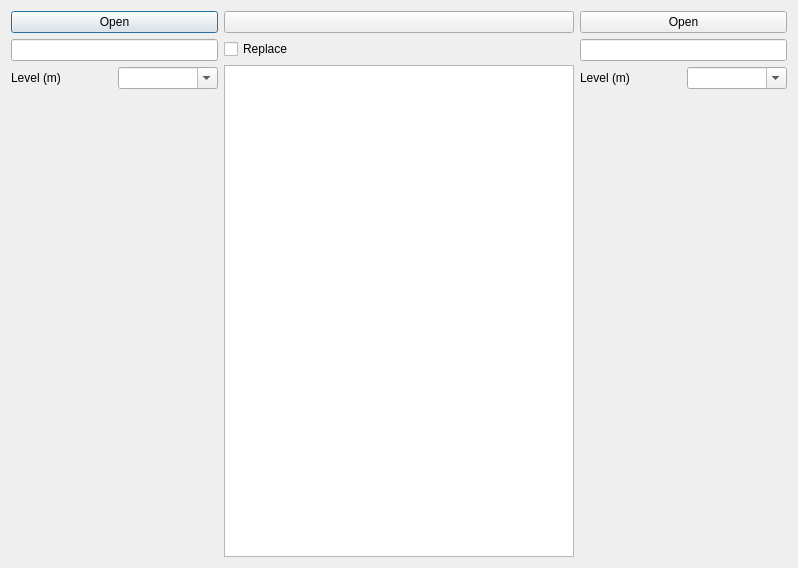
<?xml version="1.0" encoding="UTF-8"?>
<ui version="4.0">
 <class>Dialog</class>
 <widget class="QDialog" name="Dialog">
  <property name="geometry">
   <rect>
    <x>0</x>
    <y>0</y>
    <width>798</width>
    <height>568</height>
   </rect>
  </property>
  <property name="windowTitle">
   <string>Transfer Loads Between Two Models</string>
  </property>
  <property name="windowIcon">
   <iconset resource="../../civiltools.qrc">
    <normaloff>:/import_export/images/transfer_loads_between_two_files.svg</normaloff>:/import_export/images/transfer_loads_between_two_files.svg</iconset>
  </property>
  <layout class="QHBoxLayout" name="horizontalLayout_2">
   <item>
    <layout class="QVBoxLayout" name="verticalLayout_3">
     <item>
      <widget class="QPushButton" name="open_model1">
       <property name="text">
        <string>Open</string>
       </property>
      </widget>
     </item>
     <item>
      <widget class="QLineEdit" name="model1_name">
       <property name="readOnly">
        <bool>true</bool>
       </property>
      </widget>
     </item>
     <item>
      <layout class="QHBoxLayout" name="horizontalLayout_3">
       <item>
        <widget class="QLabel" name="label_4">
         <property name="text">
          <string>Level (m)</string>
         </property>
        </widget>
       </item>
       <item>
        <widget class="QComboBox" name="model1_level_combobox">
         <property name="editable">
          <bool>true</bool>
         </property>
        </widget>
       </item>
      </layout>
     </item>
     <item>
      <spacer name="verticalSpacer">
       <property name="orientation">
        <enum>Qt::Vertical</enum>
       </property>
       <property name="sizeHint" stdset="0">
        <size>
         <width>20</width>
         <height>40</height>
        </size>
       </property>
      </spacer>
     </item>
    </layout>
   </item>
   <item>
    <layout class="QVBoxLayout" name="verticalLayout">
     <item>
      <widget class="QPushButton" name="transfer">
       <property name="text">
        <string/>
       </property>
       <property name="icon">
        <iconset resource="../../civiltools.qrc">
         <normaloff>:/general/images/right-arrow.svg</normaloff>:/general/images/right-arrow.svg</iconset>
       </property>
       <property name="iconSize">
        <size>
         <width>60</width>
         <height>60</height>
        </size>
       </property>
      </widget>
     </item>
     <item>
      <widget class="QCheckBox" name="replace_checkbox">
       <property name="text">
        <string>Replace</string>
       </property>
      </widget>
     </item>
     <item>
      <widget class="QTableView" name="loadcases_tableview">
       <property name="enabled">
        <bool>true</bool>
       </property>
       <property name="minimumSize">
        <size>
         <width>350</width>
         <height>0</height>
        </size>
       </property>
       <property name="alternatingRowColors">
        <bool>true</bool>
       </property>
       <property name="selectionMode">
        <enum>QAbstractItemView::SingleSelection</enum>
       </property>
      </widget>
     </item>
    </layout>
   </item>
   <item>
    <layout class="QVBoxLayout" name="verticalLayout_2">
     <item>
      <widget class="QPushButton" name="open_model2">
       <property name="text">
        <string>Open</string>
       </property>
      </widget>
     </item>
     <item>
      <widget class="QLineEdit" name="model2_name">
       <property name="readOnly">
        <bool>true</bool>
       </property>
      </widget>
     </item>
     <item>
      <layout class="QHBoxLayout" name="horizontalLayout">
       <item>
        <widget class="QLabel" name="label_5">
         <property name="text">
          <string>Level (m)</string>
         </property>
        </widget>
       </item>
       <item>
        <widget class="QComboBox" name="model2_level_combobox">
         <property name="editable">
          <bool>true</bool>
         </property>
        </widget>
       </item>
      </layout>
     </item>
     <item>
      <spacer name="verticalSpacer_2">
       <property name="orientation">
        <enum>Qt::Vertical</enum>
       </property>
       <property name="sizeHint" stdset="0">
        <size>
         <width>20</width>
         <height>40</height>
        </size>
       </property>
      </spacer>
     </item>
    </layout>
   </item>
  </layout>
 </widget>
 <resources>
  <include location="../../civiltools.qrc"/>
 </resources>
 <connections/>
</ui>
